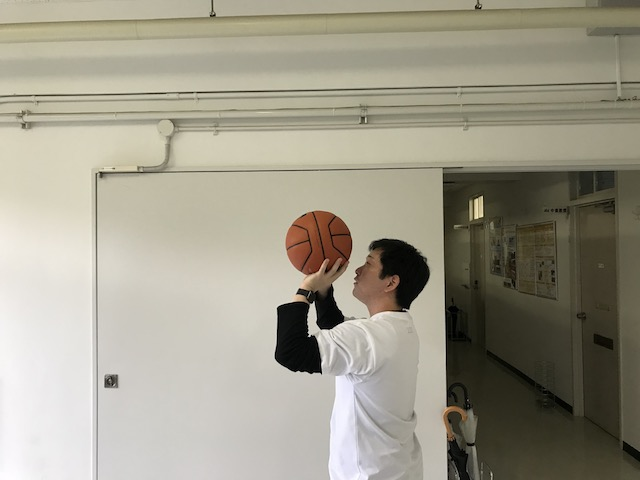
//> input picture week07/prog02/input1.jpg, 640 x 480 px
$ ./main   (built with g++ and OpenCV 4)
//> lines starting //> are read from the running program, lines starting //| are printed output that depends on the picture
#include <iostream>
#include <opencv2/opencv.hpp>

#define FILE_NAME_1 "./input1.jpg"
#define FILE_NAME_2 "./input2.jpg"
#define ALPHA (0.3)

int main(int argc, const char* argv[]) {
  cv::Mat src_img1 = cv::imread(FILE_NAME_1, 0);
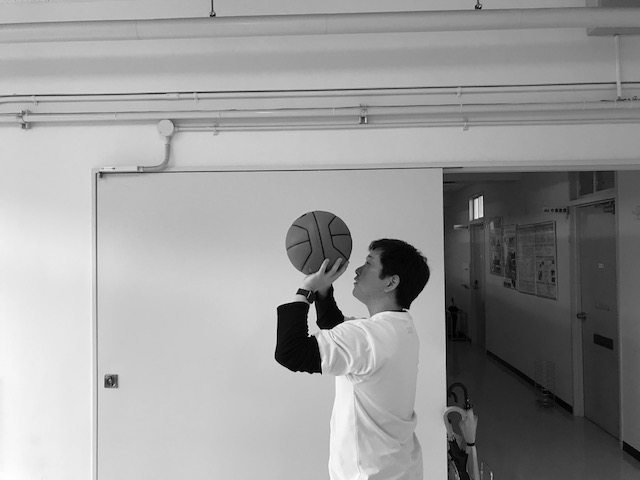
//> src_img1: 480 rows x 640 cols, CV_8UC1; min 0, max 255, mean 153.7
  cv::Mat src_img2 = cv::imread(FILE_NAME_2, 0);
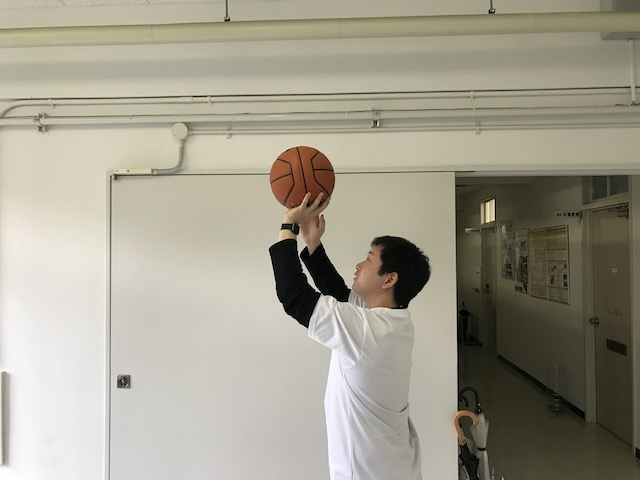
//> input picture week07/prog02/input2.jpg, 640 x 480 px
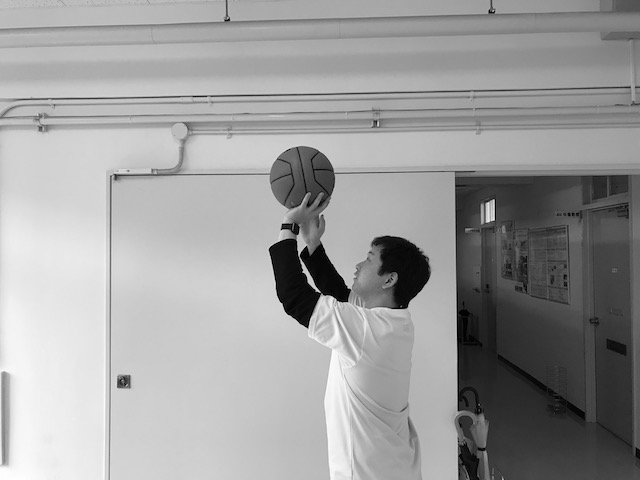
//> src_img2: 480 rows x 640 cols, CV_8UC1; min 0, max 255, mean 156.6

  // 読み込み失敗の場合
  if (src_img1.empty() || src_img2.empty()) {
    fprintf(stderr, "読み込み失敗\n");
    return (-1);
  }

  cv::Mat dst_img = cv::Mat(src_img1.size(), CV_8UC1);

  for (int y = 0; y < dst_img.rows; y++) {
    for (int x = 0; x < dst_img.cols; x++) {
      double s1 = src_img1.at<uchar>(y, x);
      double s2 = src_img2.at<uchar>(y, x);

      int s_res = ALPHA * s1 + (1 - ALPHA) * s2;

      dst_img.at<uchar>(y, x) = (uchar)s_res;
    }
  }
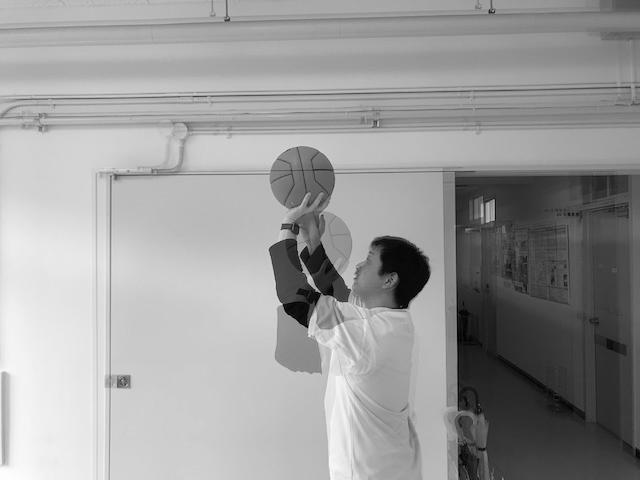
//> dst_img: 480 rows x 640 cols, CV_8UC1; min 0, max 254, mean 155.2

  cv::imshow("output", dst_img);
  cv::imwrite("output.jpg", dst_img);
  cv::waitKey(0);

  return 0;
}
